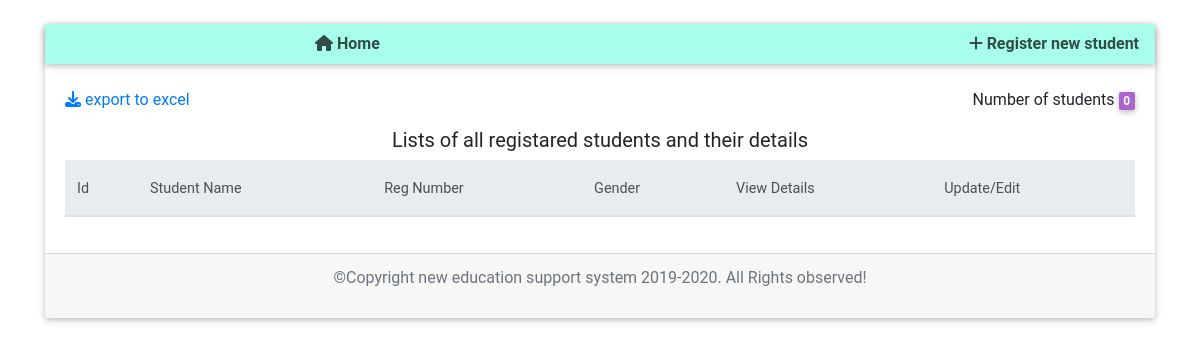
Page /home/pri-primary-two/ on the earlier database version.
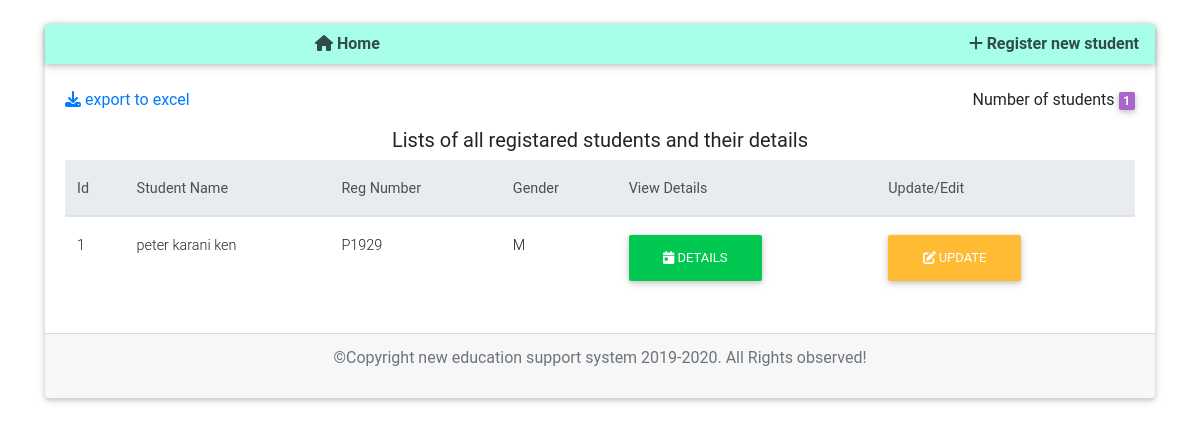
Same page on the later database version.
### school/models.py (models this page shows, shortened)
class Pre_primary_2(models.Model):
    GENDER_CHOICES = (
        ('M', 'Male'),
        ('F', 'Female'),
    )
    PRE_PRIMARY_CLASS = (
        ('Two', 'Pre_primary 2'),
    )
    name_regex = RegexValidator(regex=r"^[a-zA-Z\s]+$", message="Only characters are allowed for Student name.")
    phone_number_regex = RegexValidator(regex=r'(\+254)\s*?(\d{3})\s*?(\d{3})\s*?(\d{3})', message="invalid phone number, phone number should be in the format of +254")
    reg_regex = RegexValidator(regex=r'[P]\d{4}', message="Registration number should start with 'P' followed by 4 digits for pre primary otherwise invalid registration number.")
    student_name = models.CharField(validators=[name_regex], max_length=100)
    registration_number = models.CharField(validators=[reg_regex], max_length=50)
    student_class = models.CharField(max_length=15, choices=PRE_PRIMARY_CLASS)
    student_gender = models.CharField(max_length=15, choices=GENDER_CHOICES)
    parent_name = models.CharField(max_length=100, blank=True)
    phone_number = models.CharField(validators=[phone_number_regex], max_length=15, blank=True) # validators should be a list

### school/views.py (the view)
# urls.py: path('home/pri-primary-two/', school_views.StudentsListPrePrimaryTwoView.as_view(), name='pri-primary-two-list'),
class StudentsListPrePrimaryTwoView(ListView):
    model = Pre_primary_2
    context_object_name = 'students'

### school/templates/school/pre_primary_2_list.html (shortened to what this page needs)
 {% extends 'school/base.html'%}
 {% load static %}
 {% block content %}
<div class="container pt-4">
	<div class="card">
		<div class="mb-1 navbar navbar-light teal accent-1">
			<div><a href="{% url 'home' %}" data-toggle="tooltip" title="home menu" class="card-link"><i class="fas fa-home"></i> Home</a></div>
			<div><a href="{% url 'pri-primary-two-create' %}" data-toggle="tooltip" title="register new student" class="card-link"><i class="fas fa-plus"></i> Register new student</a></div>
		</div>
		<div class="card-body">
	    <div class="d-flex justify-content-between">
	    <a href="{% url 'pre-primary-export-excel' %}" class="card-link"><i class="fas fa-download"></i></i> export to excel</a>
			<p>Number of students <span class="badge badge-secondary">{{ students.count }}</span></p>
		</div>
		<h5 class="text-center">Lists of all registared students and their details</h5>
		<table class="table" id="myTable">
		<thead class="thead-light">
		<tr>
	    <th>Id</th>
		<th>Student Name</th>
		<th>Reg Number</th>
		<th>Gender</th>
		<th>View Details</th>
		<th>Update/Edit</th>
		</tr>
		</thead>
		<tbody>
		{% for student in students %}
		<tr>
		<td>{{ student.id }}</td>
		<td>{{ student.student_name }}</td>
		<td> {{ student.registration_number }}</td>
		<td> {{ student.student_gender }}</td>
		<td><a href="{% url 'pri-primary-two-details' student.id %}" data-toggle="tooltip" title="view student details" class="card-link btn btn-success"><i class="fas fa-calendar-day"></i> Details</a></td>
		<td><a href="{% url 'pri-primary-two-update' student.id %}" data-toggle="tooltip" title="update student" class="card-link btn btn-warning"><i class="fas fa-edit"></i> Update</a></td>
		</tr>
		{% endfor %}
		</tbody>
        </table>
		</div>
		<div class="card-footer">
			<p class="text-center text-muted">&copy;Copyright new education support system 2019-2020. All Rights observed!</p>
		</div>
	</div>
</div>
{% endblock content%}

### school/templates/school/base.html (shortened to what this page needs)
{% load static %}
<!DOCTYPE html>
<html>
<head>
  <link rel="stylesheet" href= "{% static 'css/bootstrap.min.css' %}"/>
  <link rel="stylesheet" type="text/css" href="{% static 'css/datatables.css' %}">
  <link rel="stylesheet" href= "{% static 'css/animate.css' %}"/>
  <link rel="stylesheet" type="text/css" href="{% static 'css/mdb.min.css' %}">
  <link rel="stylesheet" type="text/css" href="{% static 'css/style.min.css' %}">
  <link rel="stylesheet" type="text/css" href="{% static 'css/main.css' %}">
</head>
<body>
 {% block content %}{% endblock content%}
</body>
</html>

### school/static/css/main.css (style rules this page uses)
html { overflow-y: scroll; }
body { margin: 0; padding: 0; background: #fff; }
.navbar a { color: rgba(0, 0, 0, 0.7); font-weight: bold; }

Differences in the rows shown:
added Pre_primary_2: id "1", student_name "peter karani ken", registration_number "P1929", student_gender "M"
Other differences:
{{ students.count }}: "0" → "1"
